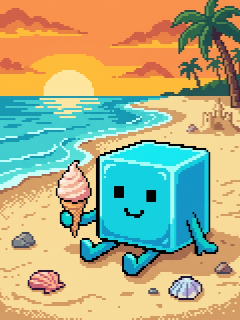
#> input picture art/Scaled Down/Kubi - Beach eating ice cream.jpg, 240 x 320 px; its folder holds only this picture in this run
$ python build_scenes.py
#> lines starting #> are read from the running program, lines starting #| are printed output that depends on the picture
#!/usr/bin/env python3
"""
build_scenes.py — Converts placeholder scenes into RLE-compressed RGB565 arrays for Kubi.

Takes 240x320 images from art/Scaled Down/, downsamples to 120x160 with 32-color
palette quantization (Artist Guide Option B), and encodes them as RLE byte streams.
When drawn on screen, each pixel is scaled 2x integer nearest-neighbor to fill 240x320.
Total flash footprint for all 10 scenes is under 200 KB!
"""

import os
import glob
import re
from pathlib import Path

# Without Pillow, skip regeneration and build with the committed KubiScenes.*.
try:
    from PIL import Image
except ImportError:
    Image = None

try:
    SCRIPT_DIR = Path(__file__).resolve().parent
except NameError:
    # PlatformIO SCons context: working directory is firmware/
    SCRIPT_DIR = (Path.cwd() / "tools").resolve()

FIRMWARE_DIR = SCRIPT_DIR.parent
PROJECT_ROOT = FIRMWARE_DIR.parent
SCALED_DIR = PROJECT_ROOT / "art" / "Scaled Down"
INCLUDE_DIR = FIRMWARE_DIR / "include"
SRC_DIR = FIRMWARE_DIR / "src"

HEADER_FILE = INCLUDE_DIR / "KubiScenes.h"
SOURCE_FILE = SRC_DIR / "KubiScenes.cpp"

def to_rgb565(r, g, b):
    r5 = (r >> 3) & 0x1F
    g6 = (g >> 2) & 0x3F
    b5 = (b >> 3) & 0x1F
    return (r5 << 11) | (g6 << 5) | b5

def sanitize_name(name):
    clean = re.sub(r'[^a-zA-Z0-9_]', '_', name.lower())
    clean = re.sub(r'_+', '_', clean).strip('_')
    return clean

def build():
    if Image is None:
        print("[SCENE_BUILDER] Warning: Pillow is not installed, using the committed scenes. Run 'pip install pillow' to regenerate them.")
        return
    if not SCALED_DIR.exists():
        print(f"[SCENE_BUILDER] Error: {SCALED_DIR} does not exist!")
        return

    images = sorted(glob.glob(str(SCALED_DIR / "*.*")))
    if not images:
        print(f"[SCENE_BUILDER] No images found in {SCALED_DIR}")
        return

    scenes = []

    print(f"[SCENE_BUILDER] Found {len(images)} placeholder image(s). Processing...")

    for img_path in images:
        path = Path(img_path)
        base_name = path.stem
        # Format friendly title: strip 'Kubi - ' prefix if present
        title = base_name.replace("Kubi - ", "").strip()
        var_name = sanitize_name(title)

        im = Image.open(img_path).convert("RGB")
#> im is the input picture: PIL image 240x320 RGB; mean R, G, B 171.5, 174.4, 134.4
        # Half resolution (120x160) for 2x nearest-neighbor chunky pixel art
        small = im.resize((120, 160), Image.Resampling.LANCZOS)
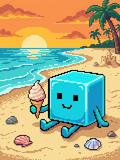
#> small: PIL image 120x160 RGB; mean R, G, B 171.5, 174.4, 134.4
        # Quantize to 32 colors
        q = small.quantize(colors=32, dither=Image.Dither.FLOYDSTEINBERG)
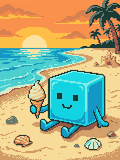
#> q: PIL image 120x160 P; mean R, G, B 171.3, 175.4, 134.9
        pal_rgb = q.getpalette()[:32*3]
#> pal_rgb = 96 values, max 253 at index 27, min 18 at index 45, mean 167.1
        pal_565 = [to_rgb565(pal_rgb[i*3], pal_rgb[i*3+1], pal_rgb[i*3+2]) for i in range(32)]
#> pal_565 = 32 values, max 65300 at index 0, min 5304 at index 25, mean 47844.6
        pixels = list(q.getdata())
#> pixels = 19200 values, max 31 at index 107, min 0 at index 4232, mean 16.4

        # RLE encode: pairs of (count, palette_index)
        # where count is 1..255, index is 0..31
        rle_runs = []
        cur_idx = pixels[0]
#> cur_idx = 20
        cnt = 1
        for p in pixels[1:]:
            if p == cur_idx and cnt < 255:
                cnt += 1
            else:
                rle_runs.extend([cnt, cur_idx])
                cur_idx = p
                cnt = 1
#> this loop made 19199 passes
#> (p, cur_idx, cnt) on passes 1, 2, 6, 10, 13, 14, 16, 23, 29, 31, 35, 37: (19, 19, 1), (20, 20, 1), (19, 19, 1), (20, 20, 1), (19, 19, 1), (20, 20, 1), (19, 19, 1), (19, 19, 1), (20, 20, 1), (19, 19, 1), (20, 20, 1), (19, 19, 1)
#> (p, cnt) on passes 3, 4, 5, 7, 8, 9: (20, 2), (20, 3), (20, 4), (19, 2), (19, 3), (19, 4)
#> after the loop, rle_runs = 14386 values, max 84 at index 2942, min 0 at index 2433, mean 9.12
        rle_runs.extend([cnt, cur_idx])

        size_kb = (len(rle_runs) + len(pal_565) * 2) / 1024.0
#> size_kb = 14.11
        scenes.append({
            "title": title,
            "var_name": var_name,
            "width": 120,
            "height": 160,
            "scale": 2,
            "palette": pal_565,
            "rle": rle_runs,
            "size_kb": size_kb
        })
        print(f"  -> Scene '{title}': 120x160 (scale 2x) -> {len(rle_runs)//2} runs ({size_kb:.1f} KB)")
#|   -> Scene 'Beach eating ice cream': 120x160 (scale 2x) -> 7194 runs (14.1 KB)

    total_kb = sum(s["size_kb"] for s in scenes)
#> total_kb = 14.11
    print(f"[SCENE_BUILDER] Total compressed size for {len(scenes)} scenes: {total_kb:.1f} KB")
#| [SCENE_BUILDER] Total compressed size for 1 scenes: 14.1 KB

    # Generate KubiScenes.h
    header_content = """// Auto-generated by tools/build_scenes.py - DO NOT EDIT MANUALLY
#pragma once
#include <Arduino.h>
#include <pgmspace.h>

struct KubiScene {
    const char* id;
    const char* title;
    uint16_t width;      // Source width (e.g. 120)
    uint16_t height;     // Source height (e.g. 160)
    uint8_t scale;       // Integer scale factor (e.g. 2 for 240x320)
    uint8_t paletteSize;
    const uint16_t* palette;
    uint32_t rleLength;  // Total bytes in rleData (count, index pairs)
    const uint8_t* rleData;
};

"""
    for s in scenes:
        header_content += f"extern const KubiScene scene_{s['var_name']};\n"
#> this loop made 1 pass

    header_content += f"""
extern const KubiScene* const ALL_KUBI_SCENES[];
extern const size_t ALL_KUBI_SCENE_COUNT;
"""

    # Generate KubiScenes.cpp
    source_content = """// Auto-generated by tools/build_scenes.py - DO NOT EDIT MANUALLY
#include "KubiScenes.h"

"""
    for s in scenes:
        vn = s["var_name"]
        # Palette array
        source_content += f"static const uint16_t palette_{vn}[] PROGMEM = {{\n"
        pal_hex = [f"0x{c:04X}" for c in s["palette"]]
        for i in range(0, len(pal_hex), 8):
            source_content += "    " + ", ".join(pal_hex[i:i+8]) + ",\n"
        source_content += "};\n\n"

        # RLE data array
        source_content += f"static const uint8_t rle_{vn}[] PROGMEM = {{\n"
        rle_hex = [f"0x{b:02X}" for b in s["rle"]]
        for i in range(0, len(rle_hex), 16):
            source_content += "    " + ", ".join(rle_hex[i:i+16]) + ",\n"
        source_content += "};\n\n"

        # Scene struct
        source_content += f"""const KubiScene scene_{vn} = {{
    "{vn}",
    "{s['title']}",
    {s['width']},
    {s['height']},
    {s['scale']},
    {len(s['palette'])},
    palette_{vn},
    {len(s['rle'])},
    rle_{vn}
}};

"""
#> this loop made 1 pass

    source_content += "const KubiScene* const ALL_KUBI_SCENES[] = {\n"
    for s in scenes:
        source_content += f"    &scene_{s['var_name']},\n"
    source_content += "};\n\n"
    source_content += f"const size_t ALL_KUBI_SCENE_COUNT = {len(scenes)};\n"

    with open(HEADER_FILE, "w", encoding="utf-8") as f:
        f.write(header_content)

    with open(SOURCE_FILE, "w", encoding="utf-8") as f:
        f.write(source_content)

    print(f"[SCENE_BUILDER] Generated {HEADER_FILE.name} and {SOURCE_FILE.name} successfully!")

if __name__ == "__main__":
    build()

# PlatformIO Extra Script Hook
try:
    Import("env")
    print("[SCENE_BUILDER] Running PlatformIO pre-build scene conversion...")
    build()
except NameError:
    pass

$ run again, on art/Scaled Down/Kubi - Sitting by cafe.jpg
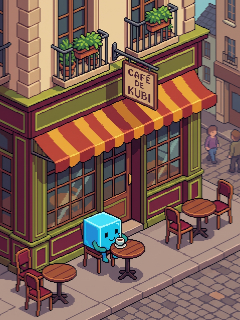
#> input picture art/Scaled Down/Kubi - Sitting by cafe.jpg, 240 x 320 px
#> in build, im is the input picture: PIL image 240x320 RGB; mean R, G, B 127.3, 96, 83.8
#> in build, `small = im.resize((120, 160), Image.Resampling.LANCZOS)`:
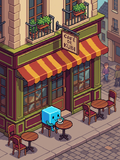
#> small: PIL image 120x160 RGB; mean R, G, B 127.3, 96, 83.8
#> in build, `q = small.quantize(colors=32, dither=Image.Dither.FLOYDSTEINBERG)`:
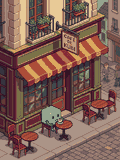
#> q: PIL image 120x160 P; mean R, G, B 127.4, 94.5, 84
#> pal_rgb = 96 values, max 232 at index 0, min 19 at index 94, mean 101.1
#> pal_565 = 32 values, max 61010 at index 0, min 12420 at index 31, mean 32303.8
#> pixels = 19200 values, max 31 at index 549, min 0 at index 20, mean 15.43
#> in build, `cur_idx = pixels[0]`: cur_idx = 27
#> the loop in build, `for p in pixels[1:]:` made 19199 passes
#> (p, cur_idx, cnt) on passes 2, 4, 5, 6, 8, 9, 14, 18: (11, 11, 1), (10, 10, 1), (6, 6, 1), (9, 9, 1), (17, 17, 1), (11, 11, 1), (2, 2, 1), (3, 3, 1)
#> after the loop in build, `for p in pixels[1:]:`: rle_runs = 23540 items
#> size_kb = 23.05
#|   -> Scene 'Sitting by cafe': 120x160 (scale 2x) -> 11771 runs (23.1 KB)
#| [SCENE_BUILDER] Total compressed size for 1 scenes: 23.1 KB
#> the loop in build, `for s in scenes:` made 1 pass
#> the loop in build, `for s in scenes:` made 1 pass
#> vn on pass 1: 'sitting_by_cafe'

$ run again, on art/Scaled Down/Kubi - Birthday.jpg
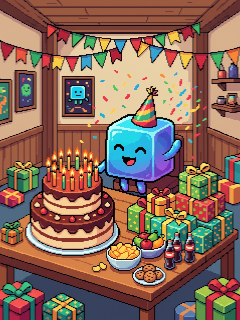
#> input picture art/Scaled Down/Kubi - Birthday.jpg, 240 x 320 px
#> in build, im is the input picture: PIL image 240x320 RGB; mean R, G, B 137, 106.4, 91.1
#> in build, `small = im.resize((120, 160), Image.Resampling.LANCZOS)`:
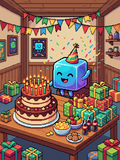
#> small: PIL image 120x160 RGB; mean R, G, B 136.9, 106.4, 91.1
#> in build, `q = small.quantize(colors=32, dither=Image.Dither.FLOYDSTEINBERG)`:
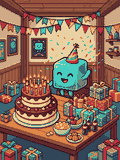
#> q: PIL image 120x160 P; mean R, G, B 136.9, 105.5, 89.8
#> pal_rgb = 96 values, max 242 at index 0, min 20 at index 94, mean 110.4
#> pal_565 = 32 values, max 63188 at index 0, min 10698 at index 27, mean 34566.9
#> pixels = 19200 values, max 31 at index 1417, min 0 at index 2216, mean 15.46
#> in build, `cur_idx = pixels[0]`: cur_idx = 25
#> the loop in build, `for p in pixels[1:]:` made 19199 passes
#> (p, cur_idx, cnt) on passes 1, 3, 4, 7, 8, 12, 13, 14: (28, 28, 1), (22, 22, 1), (19, 19, 1), (22, 22, 1), (19, 19, 1), (29, 29, 1), (25, 25, 1), (19, 19, 1)
#> after the loop in build, `for p in pixels[1:]:`: rle_runs = 22478 items
#> size_kb = 22.02
#|   -> Scene 'Birthday': 120x160 (scale 2x) -> 11240 runs (22.0 KB)
#| [SCENE_BUILDER] Total compressed size for 1 scenes: 22.0 KB
#> the loop in build, `for s in scenes:` made 1 pass
#> the loop in build, `for s in scenes:` made 1 pass
#> vn on pass 1: 'birthday'
